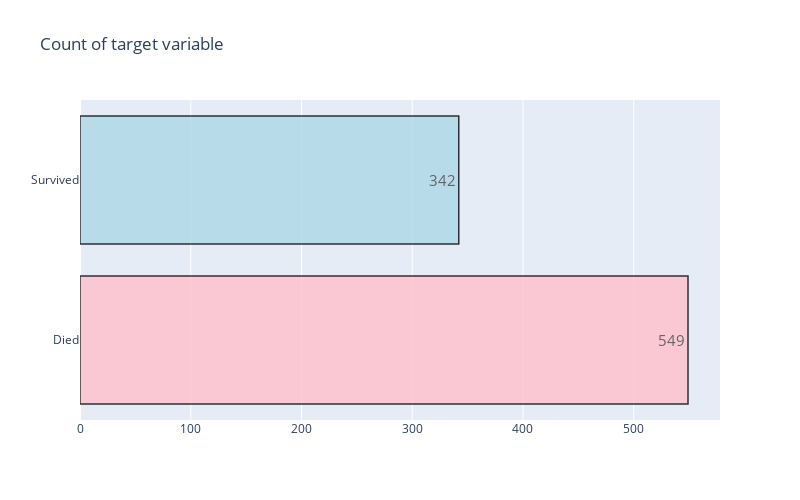
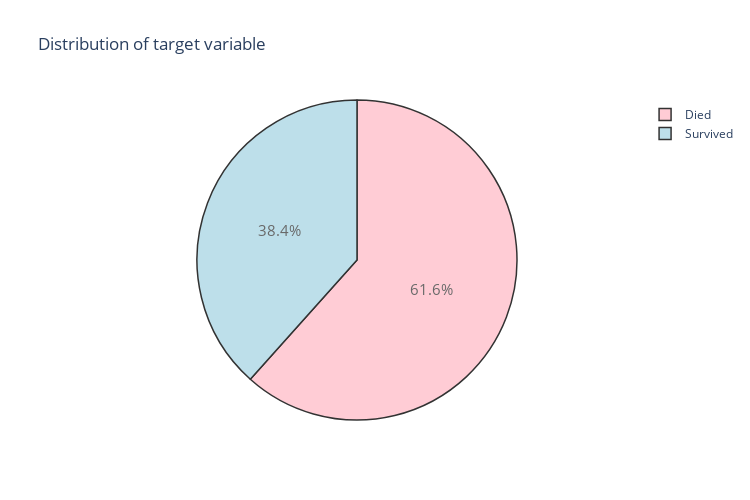

Notebook code cell kept with these figures, in order:
### Markdown cell above
## <a id='2.3'>2.3 Target</a>

### Code cell
# Plotting target (count and %)
train = data[data['Type']=='train']

#------------COUNT-----------------------
trace = go.Bar(
        x = (train['Survived'].value_counts().values.tolist()), 
        y = ['Died', 'Survived'], 
        orientation = 'h', opacity = 0.8, 
        text=train['Survived'].value_counts().values.tolist(), 
        textfont=dict(size=15),
        textposition = 'auto',
        marker=dict(
        color=['pink', 'lightblue'],
        line=dict(color='#000000',width=1.5)
        ))

layout = dict(title =  'Count of target variable',
                        autosize = False,
                        height  = 500,
                        width   = 800)
                    
fig = dict(data = [trace], layout=layout)
py.iplot(fig)

#------------PERCENTAGE-------------------
trace = go.Pie(labels = ['Died', 'Survived'], values = train['Survived'].value_counts(), 
               textfont=dict(size=15), opacity = 0.8,
               marker=dict(colors=['pink', 'lightblue'], 
                           line=dict(color='#000000', width=1.5)))


layout = dict(title =  'Distribution of target variable',
                        autosize = True,
                        height  = 500,
                        width   = 750)
           
fig = dict(data = [trace], layout=layout)
py.iplot(fig)

### Figure 1 — Plotly figure (JSON) as saved in the notebook; plotly's stock layout.template omitted (floating-point values rounded to 4 significant figures)
{"data": [{"marker": {"color": ["pink", "lightblue"], "line": {"color": "#000000", "width": 1.5}}, "opacity": 0.8, "orientation": "h", "text": ["549", "342"], "textfont": {"size": 15}, "textposition": "auto", "type": "bar", "x": [549, 342], "y": ["Died", "Survived"]}], "layout": {"autosize": false, "height": 500, "title": {"text": "Count of target variable"}, "width": 800}}

### Figure 2 — Plotly figure (JSON) as saved in the notebook; plotly's stock layout.template omitted (floating-point values rounded to 4 significant figures)
{"data": [{"labels": ["Died", "Survived"], "marker": {"colors": ["pink", "lightblue"], "line": {"color": "#000000", "width": 1.5}}, "opacity": 0.8, "textfont": {"size": 15}, "type": "pie", "values": [549, 342]}], "layout": {"autosize": true, "height": 500, "title": {"text": "Distribution of target variable"}, "width": 750}}
